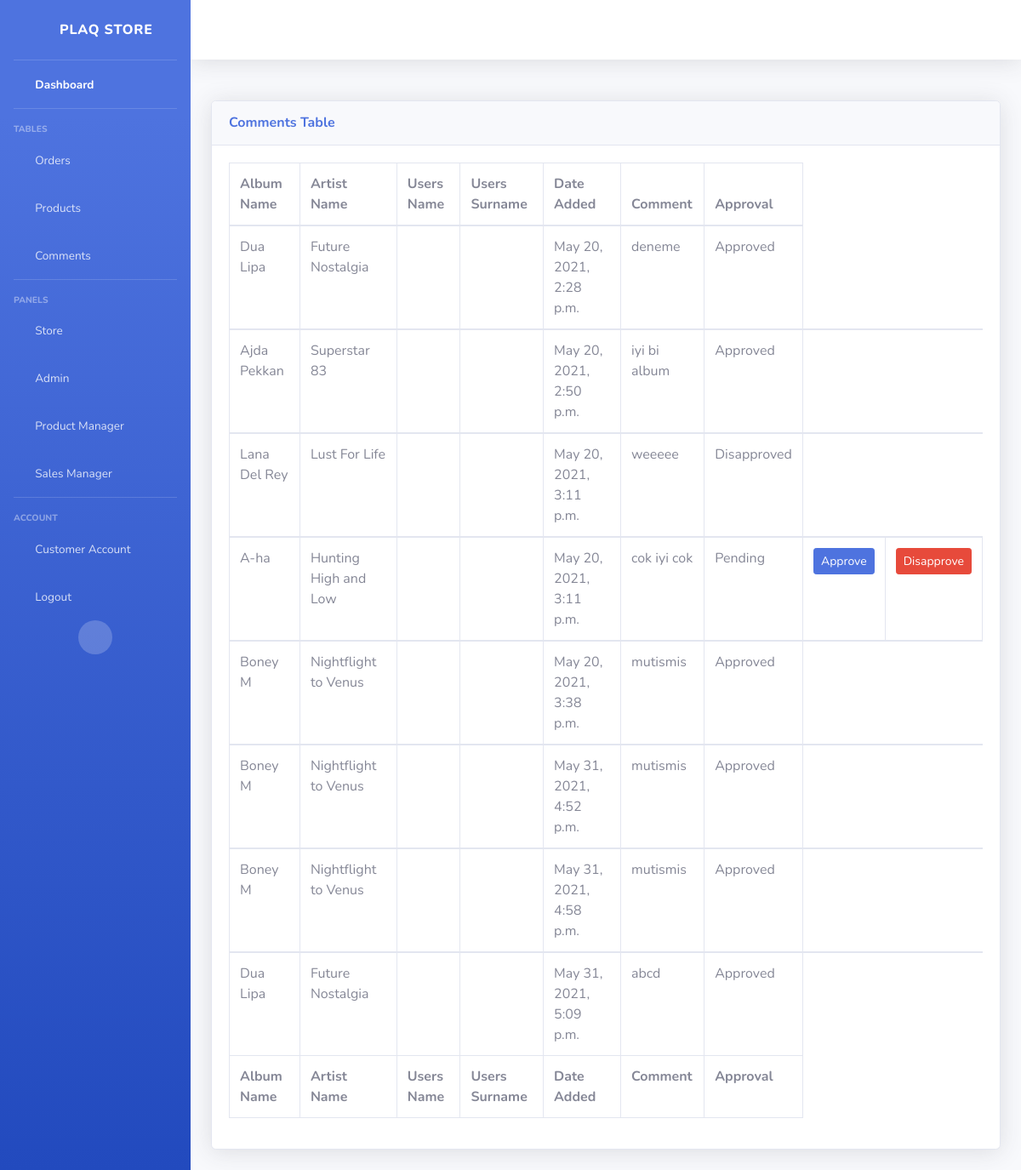
Before: /comments/ (signed in) with the older database file.
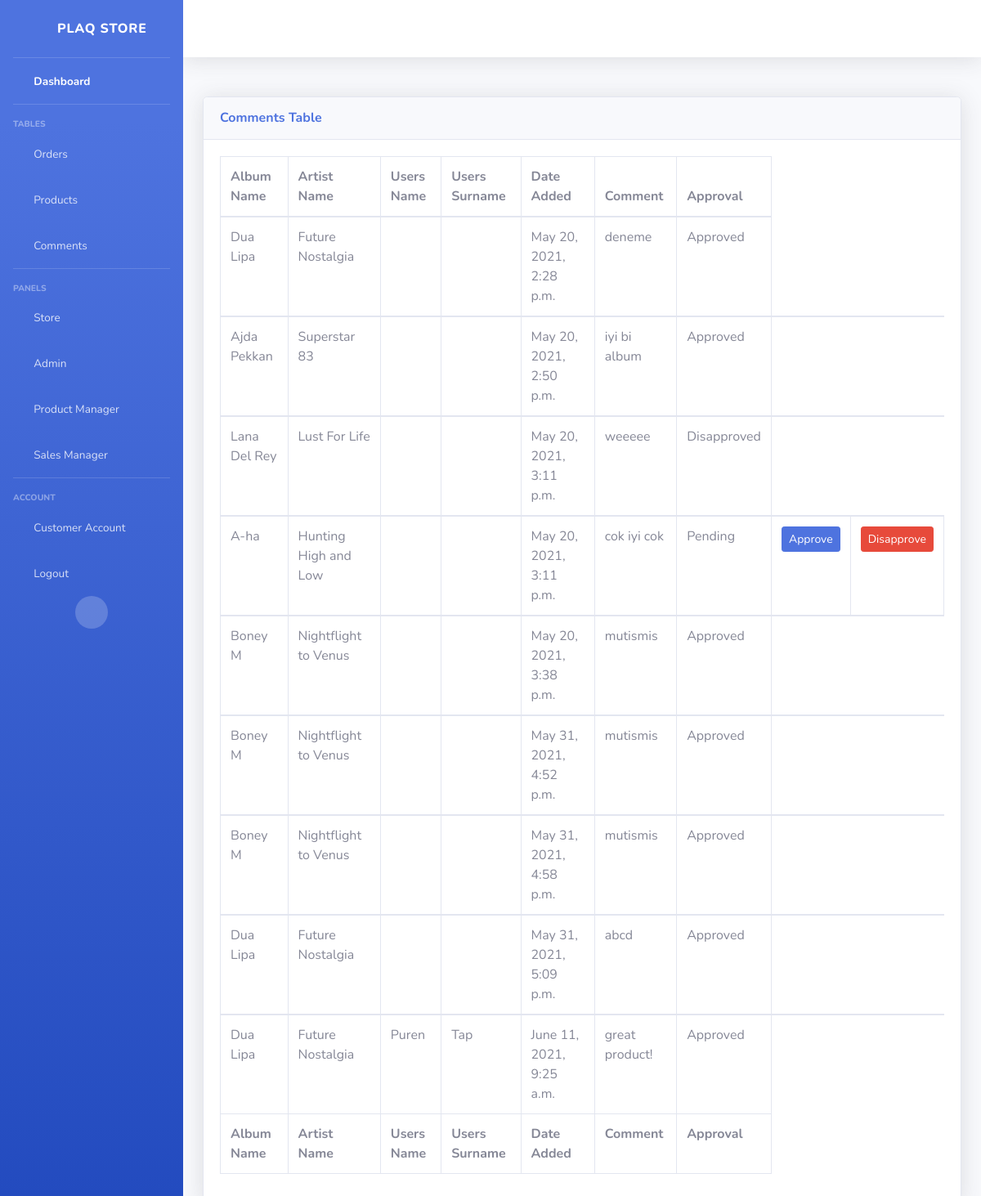
After: the same page with the newer database file.
### store/models.py (models this page shows, shortened)
class Comment(models.Model):
    class Approval(models.IntegerChoices):
        PENDING = 1
        APPROVED = 2
        DISAPPROVED = 3
    product = models.ForeignKey (Product, related_name = "comments", on_delete=models.CASCADE)
    user = models.ForeignKey(User, on_delete=models.CASCADE)
    date_added = models.DateTimeField(auto_now_add=True)
    body = models.TextField(max_length=500)
    approval = models.IntegerField(choices=Approval.choices, default=1)
    def __str__(self):
        return '%s - %s - %s %s' %(self.product.artist_name,self.product.album_name, self.user.first_name,  self.user.last_name)

class Product(models.Model):
    model_no = models.CharField(max_length=200, blank=True, null=True)
    album_name = models.CharField(max_length=200, blank=False)
    artist_name = models.CharField(max_length=200, blank=False)
    description = models.CharField(max_length=500, blank=True, null=True)
    genre = models.CharField(max_length=200, blank=True, null=True)
    warranty = models.CharField(max_length=200, blank=True, null=True)
    distributor = models.CharField(max_length=200, blank=True, null=True)
    price = models.FloatField()
    stock = models.IntegerField(default=0, null=True, blank=True)
    onDiscount = models.BooleanField(default= False)
    image = models.ImageField(blank=True, null=True)

### mysite/decorators.py (the view)
    def wrapper_func(request, *args, **kwargs):
        group_list = []
        user = request.user
        for groups in user.groups.all():
            group_list.append(groups.name)
        if 'product manager' in group_list:
            return view_func(request, *args, **kwargs)
        else:
            return redirect('store')

### managers/views.py (called while the page is built)
@product_manager
def comments(request):
    comments = Comment.objects.all()
    print(comments)
    context={'comments': comments}
    return render(request, "managers/comments.html", context)

### managers/templates/managers/comments.html
{% include 'managers/base.html' %}
{% load static %}
{%block content%}
<div class="card shadow mb-4">
    <div class="card-header py-3">
        <h6 class="m-0 font-weight-bold text-primary">Comments Table</h6>
    </div>
    <div class="card-body">
        <div class="table-responsive">
            <table class="table table-bordered" id="dataTable" width="100%" cellspacing="0">
                <thead>
                    <tr>
                        <th>Album Name</th>
                        <th>Artist Name</th>
                        <th>Users Name</th>
                        <th>Users Surname</th>
                        <th>Date Added</th>
                        <th>Comment</th>
                        <th>Approval</th>
                    </tr>
                </thead>
                <tfoot>
                    <tr>
                        <th>Album Name</th>
                        <th>Artist Name</th>
                        <th>Users Name</th>
                        <th>Users Surname</th>
                        <th>Date Added</th>
                        <th>Comment</th>
                        <th>Approval</th>
                    </tr>
                </tfoot>
                {% for comment in comments %}
                <tbody>
                    <tr>
                        <td>{{comment.product.artist_name}}</td>
                        <td>{{comment.product.album_name}}</td>
                        <td>{{comment.user.first_name}}</td>
                        <td>{{comment.user.last_name}}</td>
                        <td>{{comment.date_added}}</td>
                        <td>{{comment.body}}</td>
                        {% if comment.approval == 2 %}
                        <td>Approved</td>
                        {% elif comment.approval == 3 %}
                        <td>Disapproved</td>
                        {% else %}
                        <td>Pending</td>
                        <td><a class="btn btn-sm btn-primary" href="{% url 'approve-comment' comment.id %}">Approve</a></td>
                        <td><a class="btn btn-sm btn-danger" href="{% url 'disapprove-comment' comment.id %}">Disapprove</a></td>
                        {%endif%}
                    </tr>
                    {% endfor %}
                </tbody>
            </table>
        </div>
    </div>
</div>
{%endblock content %}

### managers/templates/managers/base.html (shortened to what the changed rows need)
<!DOCTYPE html>
<html lang="en">
{%load static %}
<head>
    <link href="{% static 'vendor/fontawesome-free/css/all.min.css' %}" rel="stylesheet" type="text/css">
    <link href="{% static 'css/sb-admin-2.min.css' %}" rel="stylesheet">
</head>
<body id="page-top">
    <div id="wrapper">
        <ul class="navbar-nav bg-gradient-primary sidebar sidebar-dark accordion" id="accordionSidebar">
            {% for group in user.groups.all %}
                {% if group.name == 'product manager' %}
                    <li class="nav-item">
                        <a class="nav-link" href="/product-manager">
                            <i class="fas fa-fw fa-box-open"></i>
                            <span>Product Manager</span></a>
                    </li>
                {%elif group.name == 'sales manager' %}
                    <li class="nav-item">
                        <a class="nav-link" href="/sales-manager">
                            <i class="fas fa-fw fa-cash-register"></i>
                            <span>Sales Manager</span></a>
                    </li>
                {%endif%}
            {%endfor%}
        </ul>
</body>
</html>

Changed rows visible on the page:
added Comment: product.artist_name "Dua Lipa", product.album_name "Future Nostalgia", user.first_name "Puren", user.last_name "Tap", date_added "June 11, 2021, 9:25 a.m.", body "great product!", approval "Approved"
